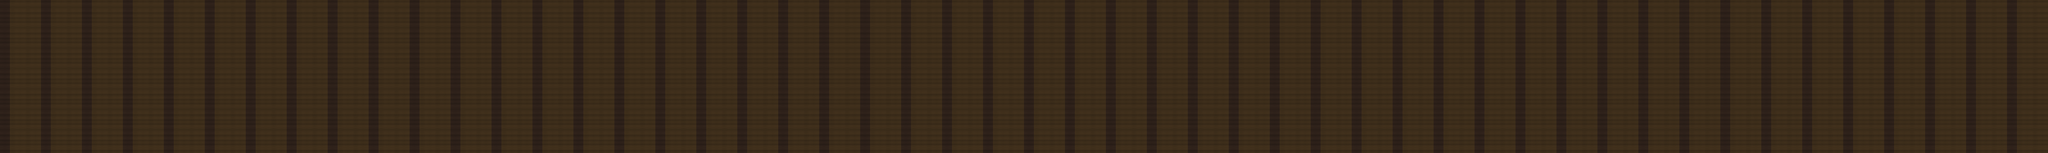

A 2D game scene composited from a Tiled map and its tileset images. What follows is a short description and the map's XML, with each tile layer's data collapsed to a summary:
An orthogonal 400x30 tile map with 32x32 px tiles, 1 tile layer (Background).

<map version="1.0" orientation="orthogonal" renderorder="right-down" width="400" height="30" tilewidth="32" tileheight="32" nextobjectid="131">
 <tileset firstgid="1" name="tilesetBG" tilewidth="64" tileheight="64" margin="2" tilecount="32" columns="8">
  <image source="tilesetBG.png" width="574" height="288" />
 </tileset>
 <layer name="Background" width="400" height="30">
  <data>[12000 cells, 12000 non-empty, 32 distinct tile ids]</data>
 </layer>
</map>
